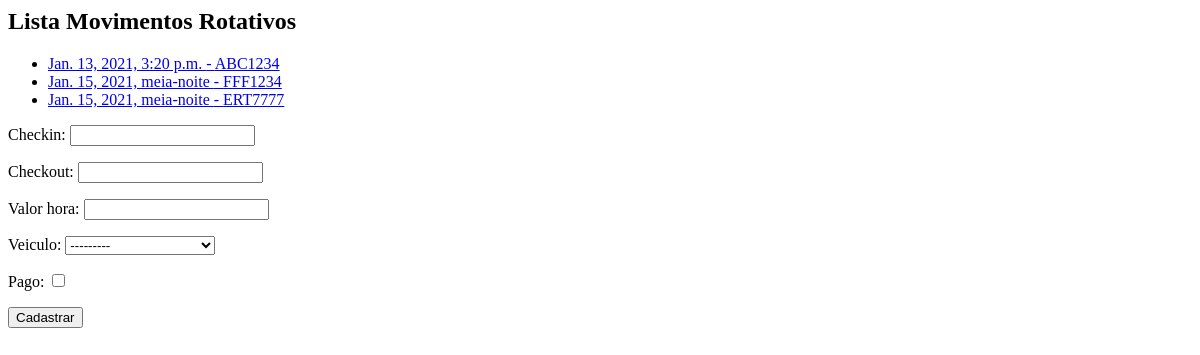
Before: /core/mov-rot/ with the older database file.
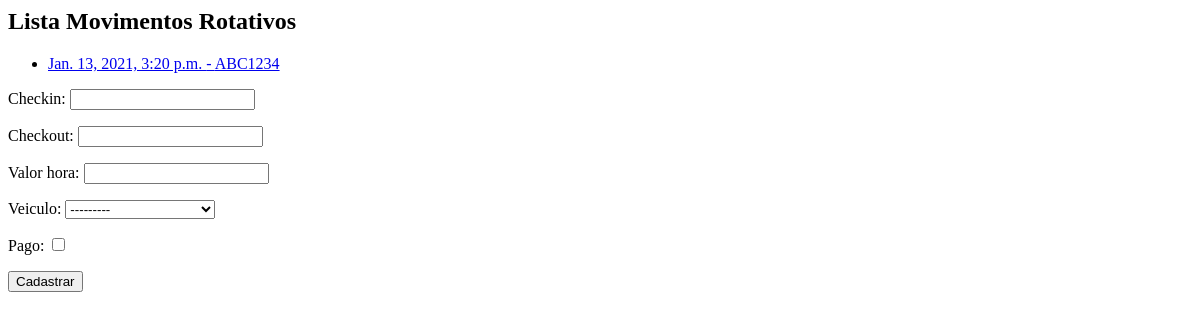
After: the same page with the newer database file.
### core/models.py (models this page shows, shortened)
class MovRotativo(models.Model):
    checkin = models.DateTimeField(auto_now=False)
    checkout = models.DateTimeField(auto_now=False, blank=True, null=True)
    valor_hora = models.DecimalField(max_digits=5, decimal_places=2)
    veiculo = models.ForeignKey(Veiculo, on_delete=models.CASCADE)
    pago = models.BooleanField(default=False)

class Veiculo(models.Model):
    marca = models.ForeignKey(Marca, on_delete=models.CASCADE)
    placa = models.CharField(max_length=7)
    proprietario = models.ForeignKey(Pessoa, on_delete=models.CASCADE)
    cor = models.CharField(max_length=15)
    observacoes = models.TextField()
    def __str__(self):
        return self.marca.nome + ' - ' + self.placa

### core/views.py (the view)
def lista_movrotativos(request):
    mov_rot = MovRotativo.objects.all()
    form = MovRotativoForm()
    data = {'form': form, 'mov_rot': mov_rot}
    return render(request, 'core/lista_movrotativos.html', data)

### core/forms.py
class MovRotativoForm(ModelForm):
    class Meta:
        model = MovRotativo
        fields = '__all__'

### core/templates/core/lista_movrotativos.html (shortened to what this page needs)
<h2>Lista Movimentos Rotativos</h2>
<ul>
    {% for mov in mov_rot %}
        <li>
            <a href="{% url 'core_movrotativos_update' mov.id %}">
                {{ mov.checkin }} - {{ mov.veiculo.placa }}
            </a>
        </li>
    {% endfor %}
</ul>
<form action="{% url 'core_movrotativos_novo' %}" method="POST">
    {{ form.as_p }}
    <button type="submit">Cadastrar</button>
</form>

Changed rows visible on the page:
removed MovRotativo: checkin "Jan. 15, 2021, meia-noite", veiculo.placa "FFF1234"
removed MovRotativo: checkin "Jan. 15, 2021, meia-noite", veiculo.placa "ERT7777"
